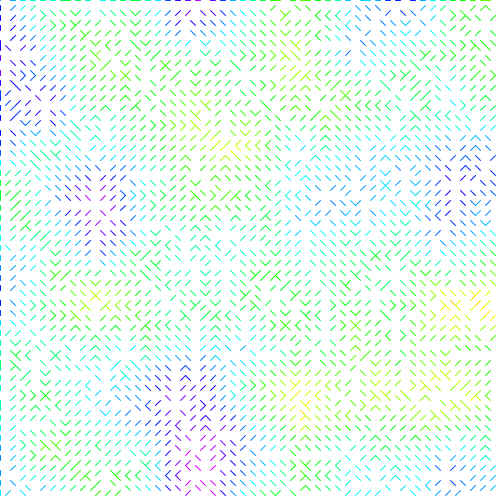
Frame 1 (no input)
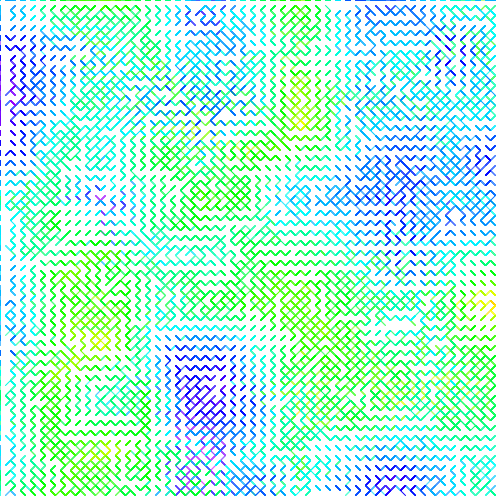
Frame 60 (the mouse pressed at the canvas centre just before this capture)
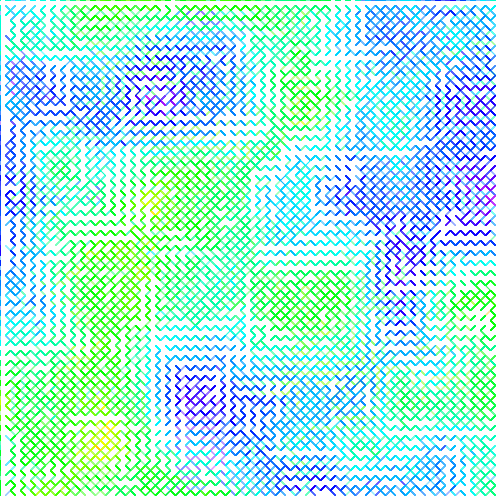
Frame 120 (the mouse held since frame 60 and released just before this capture)

The Processing sketch that drew these frames (run headless with seeded random() and noise(); from frame 60 on, the mouse is pressed at the canvas centre):

// Processing sketch: NoiseViz3
// ── NoiseViz3.pde
void setup(){
  size(500,500);
  background(255);
}
float noiseZoom=0.01;
float noiseChange=0.01;
float perlin(float x,float y){
  return noise(noiseZoom*x,noiseZoom*y,noiseChange*frameCount);
}
void draw(){
  fill(255,2);
  stroke(255,2);
  rect(0,0,width,height);
  float s=10;
  for(int x=0;x<width/s;x++){
    for(int y=0;y<height/s;y++){
      float val=perlin(x*s,y*s);
      //val*=TWO_PI;
      float lineLength=10;
      float lineX=0;
      float lineY=0;
      float xmi=perlin(x*s-s,y*s);
      float xpl=perlin(x*s+s,y*s);
      float ymi=perlin(x*s,y*s-s);
      float ypl=perlin(x*s,y*s+s);
      if(xmi<xpl){lineX=-1;}
      if(xmi>xpl){lineX=1;}
      if(ymi<ypl){lineY=-1;}
      if(ymi>ypl){lineY=1;}
      lineX/=2;
      lineY/=2;
      stroke(0);
      colorMode(HSB,100);
      stroke(val*100,100,100);
      colorMode(RGB,255);
      line(x*s,y*s,x*s+lineX*lineLength,y*s+lineY*lineLength);
    }
  }
}
